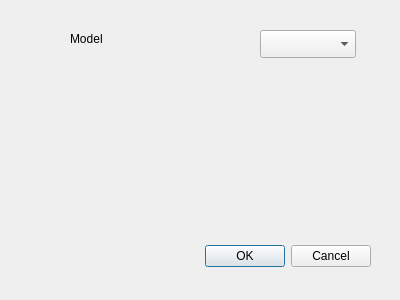
<?xml version="1.0" encoding="UTF-8"?>
<ui version="4.0">
 <class>ccApplyCorrection</class>
 <widget class="QDialog" name="ccApplyCorrection">
  <property name="geometry">
   <rect>
    <x>0</x>
    <y>0</y>
    <width>400</width>
    <height>300</height>
   </rect>
  </property>
  <property name="windowTitle">
   <string>Dialog</string>
  </property>
  <widget class="QDialogButtonBox" name="buttonBox">
   <property name="geometry">
    <rect>
     <x>30</x>
     <y>240</y>
     <width>341</width>
     <height>32</height>
    </rect>
   </property>
   <property name="orientation">
    <enum>Qt::Horizontal</enum>
   </property>
   <property name="standardButtons">
    <set>QDialogButtonBox::Cancel|QDialogButtonBox::Ok</set>
   </property>
  </widget>
  <widget class="QComboBox" name="comboModel">
   <property name="geometry">
    <rect>
     <x>260</x>
     <y>30</y>
     <width>96</width>
     <height>28</height>
    </rect>
   </property>
  </widget>
  <widget class="QLabel" name="label">
   <property name="geometry">
    <rect>
     <x>70</x>
     <y>30</y>
     <width>71</width>
     <height>18</height>
    </rect>
   </property>
   <property name="text">
    <string>Model</string>
   </property>
  </widget>
 </widget>
 <resources/>
 <connections>
  <connection>
   <sender>buttonBox</sender>
   <signal>accepted()</signal>
   <receiver>ccApplyCorrection</receiver>
   <slot>accept()</slot>
   <hints>
    <hint type="sourcelabel">
     <x>248</x>
     <y>254</y>
    </hint>
    <hint type="destinationlabel">
     <x>157</x>
     <y>274</y>
    </hint>
   </hints>
  </connection>
  <connection>
   <sender>buttonBox</sender>
   <signal>rejected()</signal>
   <receiver>ccApplyCorrection</receiver>
   <slot>reject()</slot>
   <hints>
    <hint type="sourcelabel">
     <x>316</x>
     <y>260</y>
    </hint>
    <hint type="destinationlabel">
     <x>286</x>
     <y>274</y>
    </hint>
   </hints>
  </connection>
 </connections>
</ui>
